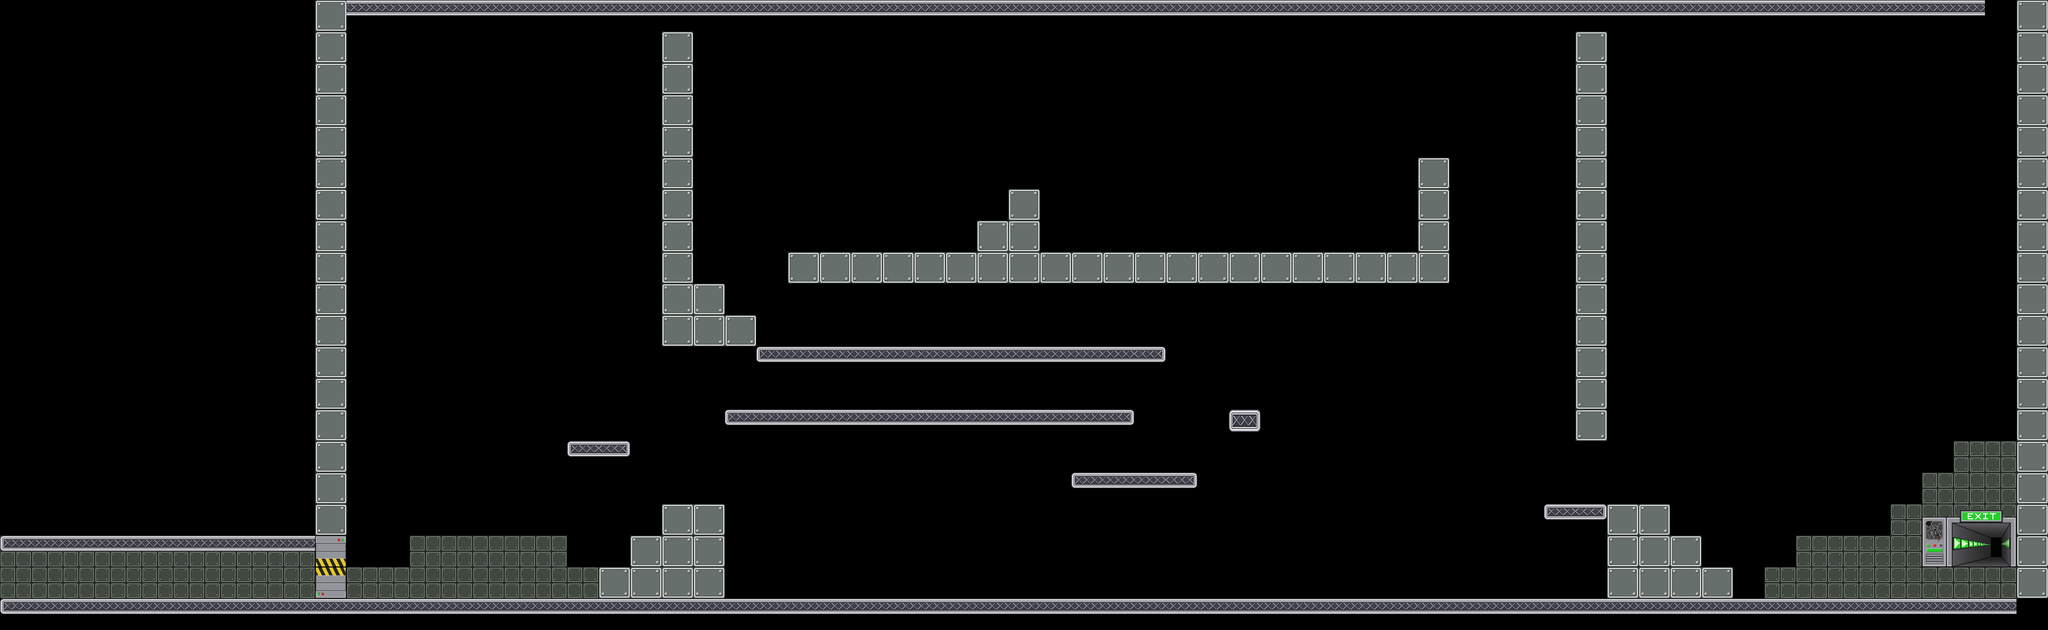

Rendered tile map (Tiled .tmx) drawn with the repository's tilesets; below, a short description and the map source with its tile grids summarised:
An orthogonal 65x20 tile map with 64x64 px tiles, 2 tile layers (foreground, front), 20 tilesets and 123 objects.

<map version="1.0" orientation="orthogonal" width="65" height="20" tilewidth="64" tileheight="64">
 <tileset firstgid="1" name="mur" tilewidth="64" tileheight="64">
  <image source="data/mur.png" trans="ffffff" width="64" height="64" />
 </tileset>
 <tileset firstgid="2" name="sol" tilewidth="64" tileheight="64">
  <image source="data/sol.png" trans="ffffff" width="64" height="64" />
 </tileset>
 <tileset firstgid="3" name="alone" tilewidth="64" tileheight="64">
  <image source="data/alone.png" width="64" height="64" />
 </tileset>
 <tileset firstgid="4" name="left" tilewidth="64" tileheight="64">
  <image source="data/left.png" width="64" height="64" />
 </tileset>
 <tileset firstgid="5" name="mid" tilewidth="64" tileheight="64">
  <image source="data/mid.png" width="64" height="64" />
 </tileset>
 <tileset firstgid="6" name="right" tilewidth="64" tileheight="64">
  <image source="data/right.png" width="64" height="64" />
 </tileset>
 <tileset firstgid="7" name="portebas" tilewidth="64" tileheight="64">
  <image source="data/portebas.png" width="64" height="64" />
 </tileset>
 <tileset firstgid="8" name="portehaut" tilewidth="64" tileheight="64">
  <image source="data/portehaut.png" width="64" height="64" />
 </tileset>
 <tileset firstgid="9" name="fin" tilewidth="192" tileheight="128">
  <image source="data/fin.png" width="192" height="128" />
 </tileset>
 <tileset firstgid="10" name="citerne" tilewidth="418" tileheight="632">
  <tileoffset x="0" y="632" />
  <image source="data/citerne.png" width="418" height="632" />
 </tileset>
 <tileset firstgid="11" name="container1" tilewidth="610" tileheight="276">
  <tileoffset x="0" y="195" />
  <image source="data/container1.png" width="610" height="276" />
 </tileset>
 <tileset firstgid="12" name="container2" tilewidth="480" tileheight="330">
  <tileoffset x="0" y="280" />
  <image source="data/container2.png" width="480" height="330" />
 </tileset>
 <tileset firstgid="13" name="cable1" tilewidth="77" tileheight="372">
  <tileoffset x="0" y="372" />
  <properties>
   <property name="anim" value="true" />
  </properties>
  <image source="data/cable1.png" width="77" height="372" />
 </tileset>
 <tileset firstgid="14" name="passerelle1" tilewidth="198" tileheight="342">
  <tileoffset x="0" y="342" />
  <image source="data/passerelle1.png" width="198" height="342" />
 </tileset>
 <tileset firstgid="15" name="passerelle2" tilewidth="122" tileheight="599">
  <tileoffset x="0" y="599" />
  <properties>
   <property name="anim" value="true" />
  </properties>
  <image source="data/passerelle2.png" width="122" height="599" />
 </tileset>
 <tileset firstgid="16" name="cable2" tilewidth="46" tileheight="243">
  <tileoffset x="0" y="243" />
  <properties>
   <property name="anim" value="true" />
  </properties>
  <image source="data/cable2.png" width="46" height="243" />
 </tileset>
 <tileset firstgid="17" name="mur2" tilewidth="64" tileheight="64">
  <image source="data/mur2.png" width="64" height="64" />
 </tileset>
 <tileset firstgid="18" name="lamp1" tilewidth="64" tileheight="64">
  <image source="data/lamp1.png" width="67" height="64" />
 </tileset>
 <tileset firstgid="19" name="lamp2" tilewidth="64" tileheight="64">
  <image source="data/lamp2.png" width="64" height="64" />
 </tileset>
 <tileset firstgid="20" name="cable" tilewidth="64" tileheight="64">
  <image source="data/cable.png" width="64" height="64" />
 </tileset>
 <layer name="foreground" width="65" height="20">
  <data>[1300 cells, 57 non-empty, 1 distinct tile ids]</data>
 </layer>
 <layer name="front" width="65" height="20">
  <data>[1300 cells, 271 non-empty, 9 distinct tile ids]</data>
 </layer>
 <objectgroup color="#00ff00" name="wall" width="65" height="20">
  <object x="640" y="0" width="64" height="1216" />
  <object x="4096" y="0" width="64" height="1216" />
  <object x="3264" y="1088" width="64" height="128" />
  <object x="1408" y="1088" width="64" height="128" />
  <object x="1344" y="64" width="64" height="576" />
  <object x="3200" y="64" width="64" height="832" />
  <object x="2880" y="320" width="64" height="192" />
  <object x="2048" y="384" width="64" height="128" />
  <object x="1984" y="448" width="64" height="64" />
 </objectgroup>
 <objectgroup color="#0000ff" name="platform" width="65" height="20">
  <object x="640" y="1216" width="3520" height="64" />
  <object x="704" y="0" width="3392" height="64" />
  <object x="3264" y="1024" width="128" height="64" />
  <object x="3392" y="1088" width="64" height="64" />
  <object x="3456" y="1152" width="64" height="64" />
  <object x="1280" y="1088" width="64" height="64" />
  <object x="1344" y="1024" width="128" height="64" />
  <object x="1216" y="1152" width="64" height="64" />
  <object x="1472" y="832" width="832" height="64" />
  <object x="2176" y="960" width="256" height="64" />
  <object x="1344" y="640" width="192" height="64" />
  <object x="2496" y="832" width="64" height="64" />
  <object x="3136" y="1024" width="128" height="64" />
  <object x="1536" y="704" width="832" height="64" />
  <object x="1408" y="576" width="64" height="64" />
  <object x="1600" y="512" width="1344" height="64" />
  <object x="1152" y="896" width="128" height="64" />
 </objectgroup>
 <objectgroup color="#ffffff" name="movable" width="65" height="20" />
 <objectgroup color="#ff6666" name="destroyable" width="65" height="20" />
 <objectgroup color="#800000" name="metalman" width="65" height="20">
  <object x="768" y="1152" width="64" height="64">
   <properties>
    <property name="powers" value="Alu" />
   </properties>
  </object>
 </objectgroup>
 <objectgroup color="#ff0000" name="themagnet" width="65" height="20">
  <object x="896" y="1152" width="64" height="64">
   <properties>
    <property name="powers" value="Repulsive#Attractive" />
   </properties>
  </object>
 </objectgroup>
 <objectgroup color="#800000" name="generator" width="65" height="20" />
 <objectgroup color="#66ccff" name="switch" width="65" height="20" />
 <objectgroup color="#e6e6e6" name="metal" width="65" height="20">
  <object x="2240" y="64" width="64" height="64">
   <properties>
    <property name="magnet" value="static" />
    <property name="physic" value="static" />
   </properties>
  </object>
  <object x="2560" y="64" width="64" height="64">
   <properties>
    <property name="magnet" value="static" />
    <property name="physic" value="static" />
   </properties>
  </object>
 </objectgroup>
 <objectgroup color="#333333" name="gate" width="65" height="20">
  <object x="2240" y="768" width="64" height="64">
   <properties>
    <property name="animid" value="1" />
    <property name="closeid" value="3" />
    <property name="openid" value="3" />
    <property name="type" value="VAloneH" />
   </properties>
  </object>
  <object x="3200" y="896" width="64" height="64">
   <properties>
    <property name="animid" value="8" />
    <property name="closeid" value="5" />
    <property name="next" value="9" />
    <property name="openid" value="5" />
    <property name="type" value="DebutVH" />
   </properties>
  </object>
  <object x="3200" y="960" width="64" height="64">
   <properties>
    <property name="animid" value="9" />
    <property name="closeid" value="5" />
    <property name="openid" value="5" />
    <property name="prev" value="8" />
    <property name="type" value="FinVH" />
   </properties>
  </object>
  </objectgroup>
 <objectgroup color="#004080" name="acid" width="65" height="20">
  <!-- 80 objects omitted --></objectgroup>
 <objectgroup color="#ffff00" name="arc" width="65" height="20" />
 <objectgroup color="#ffff00" name="levelend" width="65" height="20">
  <!-- 1 objects omitted --></objectgroup>
 <objectgroup color="#800080" name="gateswitch" width="65" height="20">
  <!-- 3 objects omitted --></objectgroup>
</map>
<!-- 90 of 123 objects omitted -->
